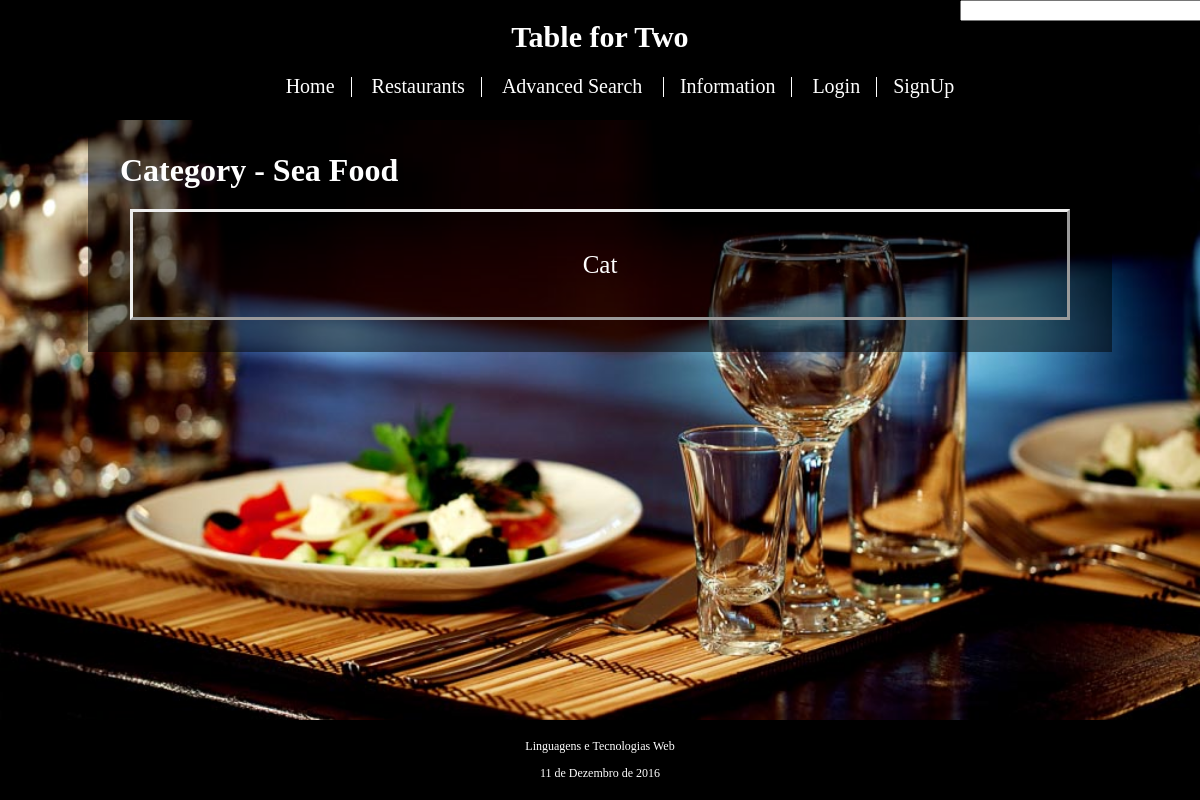
Before: /show_category.php?category=Sea Food with the older database file.
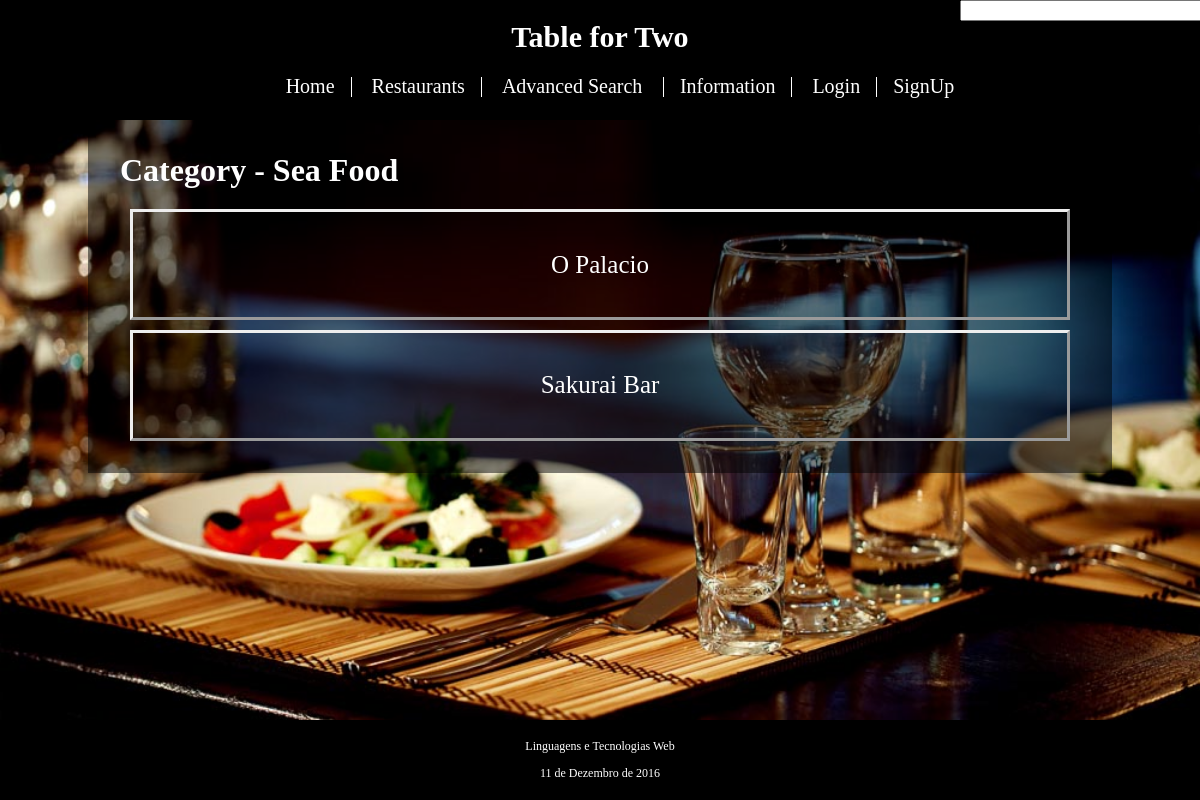
After: the same page with the newer database file.
### tables this page shows
CREATE TABLE Restaurant (
	id_restaurant INTEGER PRIMARY KEY AUTOINCREMENT,
	id_owner INTEGER REFERENCES Account(id_account),
	--id_functionTime INTEGER REFERENCES FunctionTime(id_functionTime),
	name VARCHAR NOT NULL,
	address VARCHAR NOT NULL,
	avg_price INTEGER NOT NULL,
	description VARCHAR,
	stars REAL,
	open_time VARCHAR NOT NULL,
	close_time VARCHAR NOT NULL,
	monday BOOLEAN NOT NULL,
	tuesday BOOLEAN NOT NULL,
	wednesday BOOLEAN NOT NULL,
	thursday BOOLEAN NOT NULL,
	friday BOOLEAN NOT NULL,
	saturday BOOLEAN NOT NULL,
	sunday BOOLEAN NOT NULL
);

### database/restaurant.php (called while the page is built, shortened)
<?php
	function getAllRestaurant($db){
		$stmt = $db->prepare('SELECT * FROM Restaurant ORDER BY name ASC');
		$stmt->execute();
		$result = $stmt->fetchAll();
		return $result;
	}
 ?>

### database/restaurant_food.php (called while the page is built, shortened)
<?php
function getAllCategoriesFromRestaurant($db,$restaurant){
		$stmt = $db->prepare('SELECT id_category FROM RestaurantFood WHERE id_restaurant=?');
		$stmt->execute(array($restaurant));
		$result = array();
		while($row = $stmt->fetch())
		$result[] = $row['id_category'];
		return $result;
	}
?>

### show_category.php (the view, shortened to what this page needs)
<?php
  include_once('database/connection.php');
  include_once('database/restaurant.php');
  include_once('database/restaurant_food.php');
  include ('templates/header.php');
  ?>
  	<div id="content">
		<?php
		$restaurants=getAllRestaurant($db);
		echo '<h1 id="title"> Category - ' . $_GET['category'] . '</h1>';
		echo '<div class="display_big_center">';
		foreach($restaurants as $restaurant)
		{
			$result=getAllCategoriesFromRestaurant($db,$restaurant['id_restaurant']);
			if(in_array($_GET['category'],$result))
			{
				echo '<a class="item" href="restaurant_item.php?id=' . $restaurant['id_restaurant'] . '">' . $restaurant['name']  .  '</a>';
			}
		}
		echo '</div>';
		?>
	</div>
<?php
  include ('templates/footer.php');
?>

### templates/header.php (shortened to what this page needs)
<!DOCTYPE html>
<html>
	<head>
		<link rel="stylesheet" href="css/site.css">
	</head>
	<body>
		<div id="header">
			<h1> Table for Two </h1>
			<div id="search_bar">
				<input type="text" id="search" name="search" size="30" onkeyup="showResult(this.value)">
				<div id="livesearch">
                    <a id="livesearch[0]" href=""></a><br>
                    <a id="livesearch[1]" href=""></a><br>
                    <a id="livesearch[2]" href=""></a><br>
                    <a id="livesearch[3]" href=""></a><br>
                </div>
			</div>
			<div id="menu">
				<ul>
					<li><input id="go_home" class="header_button button" action="index.php" type="submit" value="Home" /></li>
					<li><input id="go_restaurants" class="header_button button" action="restaurants.php" type="submit" value="Restaurants" /></li>
					<li><input id="go_advanced_search" class="header_button button" action="advanced_search.php" type="submit" value="Advanced Search" /> </li>
					<li><input id="go_information" class="header_button button" action="information.php" type="submit" value="Information" /></li>
					<?php
						if (isset($_SESSION['id_account'])){
							if($_SESSION['type'] == 'owner')
									echo '<li><input id="go_my_restaurants" class="header_button button" action="my_restaurants.php" type="submit" value="My Restaurants" /></li>';
							else
									echo '<li><input id="go_my_favorite" class="header_button button" action="my_favorite.php" type="submit" value="My Favorite" /></li>';
							echo '<li><input id="go_my_account" class="header_button button" action="my_account.php" type="submit" value="' . $_SESSION['name'] .'" /></li>';
							echo '<li><input id="do_logout" class="header_button button" action="action_logout.php" type="submit" value="Logout" /></li>';
						}
						else{
							if($_SESSION['tries']<3 )
								echo '<li><input id="do_login" class="header_button button" type="submit" value="Login" /></li>';
								echo '<li><input id="do_signup" class="header_button button" action="signup.php" type="submit" value="SignUp" /></li>';
						}
					?>
				</ul>
			</div>
		</div>

### templates/footer.php
		<div id="footer">
				<p> Linguagens e Tecnologias Web </p>
				<p> 11 de Dezembro de 2016 </p>
		</div>
	</body>
</html>

### css/site.css (style rules this page uses)
html { position:relative; }
body { background-image: url(images/background.jpg); background-position: 0%; background-size: 100%; background-attachment: fixed; font-family: times, serif; margin: 0px auto; display : block; }
#header { display: inline-block; background-color: #000000; color: #ffffff; text-align: center; width:100%; padding-bottom: 5px; }
#header h1 { font-size: 30px; }
#menu li { display: inline; text-decoration: none; margin: 10px; display: inline; border-right: 1px solid #ffffff; padding-right: 10px; margin-right: 0px; font-size: 18px; color: #ffffff; }
#menu li:last-child { border-right: none; }
#content { width: 1000px; margin: 0px auto; display: none; background-color: rgba(0,0,0,0.5); color: #ffffff; padding: 1%; margin-bottom: 100px; }
#content > * { display:block; margin:20px; }
#footer { text-align: center; color: #ffffff; font-size: 12px; position: fixed; right: 0; bottom: 0; left: 0; background-color: #000000; padding: 7px; }
#search_bar { display: block; position: fixed; left: 80%; top: 0px; }
.display_big_center > * { font-size: 25px; margin: 10px; display:block; text-align: center; color: white; text-decoration: none; }
.item { border-style: outset; padding : 4%; }
.button { text-align: center; text-decoration: none; cursor: pointer; outline: none; font-family: times, serif; }
.header_button { background-color: black; border: none; color: white; font-size: 20px; font-style: bold; }

Changed rows visible on the page:
no longer on this page (row edited): restaurant: name "Cat"
added restaurant: name "O Palacio"
added restaurant: name "Sakurai Bar"
